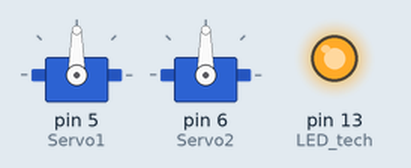
The sketch below on a simulated Arduino Uno, built with avr-gcc and run on an emulated ATmega328P. Shown: 2 × servo, output pins drawn as LEDs (lit = HIGH).

Above: at 0.1 s.
At 1.1 s:
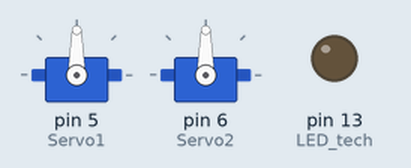
Timing chart, 0 to 2.6 s (numbered marks = the images above):
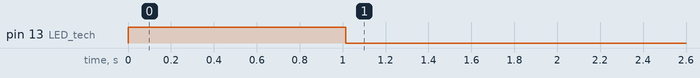

The sketch:

Program.ino
```cpp
 //////////////////////////////////////////////////////////////////////////////////////////////////////////
// SelfieBot Base © AlSHex
// 1.0
//
// Create: 27/03/2016
// Modification: 27/03/2016
//
// Description: Software for SelfieBot control. Electronics version Base 1.0
// RU: Îïèñàíèå: Ïðîãðàììà óïðàâëåíèÿ SelfieBot ñ ýëåêòðîíèêîé âåðñèè Base 1.0
//////////////////////////////////////////////////////////////////////////////////////////////////////////


#include <Servo.h>


// peripherals connecting
// RU: ïîäêëþ÷åíèå ïåðèôåðèè
const int Servo1 = 5; // servo 1 [PWM]
const int Servo2 = 6; // servo 2 [PWM]
const int LED_tech = 13; // technological LED [RU: òåõíîëîãè÷åñêèé ñâåòîäèîä]


// declaration and description of modules-functions, pinout and configuration
// RU: îáúÿâëåíèå è îïèñàíèå ìîäóëåé-ôóíêöèé, ïðèïèíîâêà è íàñòðîéêà
// ===============================
// ========== Interface ==========
// ===============================
const int UART_Speed = 9600; //UART speed

void _Interf_UART(unsigned int RST, unsigned int *Data);
// RST - reset: 0= normal functioning (RU: íîðìàëüíàÿ ðàáîòà); 1= reset [RU: ñáðîñ]
// Data - command data, control byte array, that the module changes directly in memory
// Ru: Data - äàííûå êîìàíäû, ìàññèâ áàéò óïðàâëåíèÿ, êîòîðûå ìîäóëü ìåíÿåò íàïðÿìóþ â ïàìÿòè
//
// Connecting to UART occurs via "Serial" Arduino library
// RU: Ïîäñîåäèíåíèå ê UART ïðîèñõîäèò ñ ïîìîùüþ áèáëèîòåêè Serial â Arduino

// ===================================
// ========== Control Servo ==========
// ===================================
Servo servo1;
Servo servo2;

void _Control_Servo1(unsigned int Rst, unsigned int Rst_mode, unsigned int Ctrl, unsigned int Mode); // servo for horizontal rotation [RU: ñåðâîïðèâîä ãîðèçîíòàëüíîãî ïîâîðîòà]
void _Control_Servo2(unsigned int Rst, unsigned int Rst_mode, unsigned int Ctrl, unsigned int Mode); // servo for vertical rotation [RU: ñåðâîïðèâîä âåðòèêàëüíîãî ïîâîðîòà]
// external control [RU: Âíåøíåå óïðàâëåíèå]
// RST - reset: 0= normal functioning (RU: íîðìàëüíàÿ ðàáîòà); 1= reset [RU: ñáðîñ]
// Rst_mode - servo installation type in predetermined position (default): 0 = fast installation (sends the default angle to servo); 1 = smooth installation (adjustable angle is growing slowly at the rate specified in _Control_Servo module parameter) [RU: òèï óñòàíîâêè ñåðâîïðèâîäà â çàäàííîå ïîëîæåíèå ïî óìîë÷àíèþ: 0=áûñòðàÿ óñòàíîâêà (íà ñåðâîïðèâîä âûäà¸ò óãîë ïî óìîë÷àíèþ); 1= ïëàâíàÿ óñòàíîâêà (óñòàíàâëèâàåìûé óãîë íàðàñòàåò ìåäëåííî ñî ñêîðîñòüþ, çàäàííîé â ïàðàìåòðå ìîäóëÿ _Control_Servo)]
// Ctrl - servo control data (command, the execution of which depends on the mode of operation Mode) [RU: Ctrl - äàííûå óïðàâëåíèÿ ñåðâîïðèâîäàìè (êîìàíäà, âûïîëåííèå êîòîðîé çàâèñèò îò ðåæèìà ðàáîòû Mode)]
// Mode - mode: 0 = execution of the command considering timer command execution [RU: Mode - ðåæèì óïðàâëåíèÿ: 0= âûïîëíåíèå êîìàíäû ñ ó÷¸òîì òàéìåðà âðåìåíè âûïîëíåíèÿ êîìàíäû]
//
// Internal settings [RU: Âíóòðåííèå íàñòðîéêè]
// - command values to change (increase or decrease) the angles of rotation and to stop rotation [RU: - çíà÷åíèÿ êîìàíä äëÿ èçìåíåíèÿ (óâåëè÷åíèÿ èëè óìåíüøåíèÿ) óãëîâ ïîâîðîòà è îñòàíîâêè ïîâîðîòà]
const byte Servo1_Cmd_incr = byte('A'); // command to increase angle of rotation [RU: êîìàíäà óâåëè÷åíèÿ óãëà ïîâîðîòà]
const byte Servo1_Cmd_decr = byte('D'); // command to decrease angle of rotation [RU: êîìàíäà óìåíüøåíèÿ óãëà ïîâîðîòà]
const byte Servo1_Cmd_stop = byte('x'); // stops rotation [RU: îñòàíîâêà ïîâîðîòà]
const byte Servo1_Cmd_def = byte('R'); // command to setup default angle Pg_default [RU: êîìàíäà óñòàíîâêè óãëà ïî óìîë÷àíèþ Deg_default]
const byte Servo2_Cmd_incr = byte('W'); // increasing angle of rotation [RU: óâåëè÷åíèÿ óãëà ïîâîðîòà]
const byte Servo2_Cmd_decr = byte('S'); // decreasing angle of rotation [RU: óìåíüøåíèÿ óãëà ïîâîðîòà]
const byte Servo2_Cmd_stop = Servo1_Cmd_stop; // stops rotation [RU: îñòàíîâêà ïîâîðîòà]
const byte Servo2_Cmd_def = Servo1_Cmd_def; // command to setup default angle Pg_default [RU: êîìàíäà óñòàíîâêè óãëà ïî óìîë÷àíèþ Deg_default]
// - maximum and minimum values of the angles, the angle of rotation set by default when the module is reset [RU: - ìàêñèìàëüíûå è ìèíèìàëüíûå çíà÷åíèÿ óãëîâ, óãîë ïîâîðîòà âûñòàâëÿåìûé ïî óìîë÷àíèþ ïðè ñáðîñå ìîäóëÿ]
const int Servo1_Deg_default = 90; // the angle of rotation by default  [RU: óãîë ïîâîðîòà ïî óìîë÷àíèþ]
const int Servo1_Deg_min = 0+5; // limiting minimum angle of rotation [RU: ïðåäåëüíûé ìèíèìàëüíûé óãîë ïîâîðîòà]
const int Servo1_Deg_max = 180-5; // limiting maximum angle of rotation [RU: ïðåäåëüíûé ìàêñèìàëüíûé óãîë ïîâîðîòà]
const int Servo2_Deg_default = Servo1_Deg_default; // the angle of rotation by default  [RU: óãîë ïîâîðîòà ïî óìîë÷àíèþ]
const int Servo2_Deg_min = Servo1_Deg_min; // limiting minimum angle of rotation [RU: ïðåäåëüíûé ìèíèìàëüíûé óãîë ïîâîðîòà]
const int Servo2_Deg_max = Servo1_Deg_max; // limiting maximum angle of rotation [RU: ïðåäåëüíûé ìàêñèìàëüíûé óãîë ïîâîðîòà]
// rotation speed: non-blocking delay between changes in angles of 1 degree during the rotation, if = 0 - the delay is absent [ms> = 0] [RU: - ñêîðîñòü ïîâîðîòà: íåáëîêèðóþùàÿ çàäåðæêà ìåæäó èçìåíåíèÿìè óãëîâ íà 1 ãðàäóñ ïðè ïîâîðîòå, åñëè =0 - çàäåðæêà íå âíîñèòñÿ [ìñ, >=0]]
const long Servo1_Time_rotate_deg1 = 0;
const long Servo2_Time_rotate_deg1 = Servo1_Time_rotate_deg1;
// rotation speed control at reset: the blocking delay, i.e. until a predetermined angle is set, the rest of the program will not operate [ms> 0] [RU: - ðåãóëÿòîð ñêîðîñòè ïîâîðîòà ïðè ñáðîñå: áëîêèðóþùàÿ çàäåðæêà, ò.å. ïîêà íå áóäåò óñòàíîâëåí çàäàííûé óãîë ìîäóëü íå äàñò ðàáîòàòü îñòàëüíîé ÷àñòè ïðîãðàììû [ìñ, >0]]
const int Servo1_Time_rst = Servo1_Time_rotate_deg1;
const int Servo2_Time_rst = Servo1_Time_rotate_deg1;
// - relevance period for the rotation command (with Mode = 0): after receiving a single command rotation will be stopped after a specified period or after next command is obtained [ms> 0] [RU: - âðåìÿ àêòóàëüíîñòè êîìàíäû íà ïîâîðîò (ïðè Mode=0): ïîñëå ïîëó÷åíèÿ îäíîêðàòíîé êîìàíäû ïîâîðîò áóäåò îñòàíîâëåí ÷åðåç çàäàííîå âðåìÿ èëè ïî ïîëó÷åíèþ äðóãîé êîìàíäû [ìñ, >0]]
const long Servo1_Time_rotate = 2;
const long Servo2_Time_rotate = Servo1_Time_rotate;


// ===============================
// ========== MAIN ===============
// ===============================
unsigned int CMD[1] = {0}; // interface's data, 1 byte [RU: äàííûå îò èíòåðôåéñà, 1 áàéò]


void setup() {

  // initial configuration of available pins [RU: ïåðâè÷íàÿ íàñòðîéêà äîñòóïíûõ ïèíîâ]
  pinMode(Servo1, OUTPUT); analogWrite(Servo1, 0);
  pinMode(Servo2, OUTPUT); analogWrite(Servo2, 0);
  pinMode(LED_tech, OUTPUT); digitalWrite(LED_tech, LOW);


  // module's initialization [RU: èíèöèàëèçàöèÿ ìîäóëåé]
  Serial.begin(UART_Speed);
  servo1.attach(Servo1);
  servo2.attach(Servo2);

  digitalWrite(LED_tech, HIGH); // initialization's indication - begin [RU: èíäèêàöèÿ èíèöèàëèçàöèè - íà÷àëî]
  _Control_Servo1(1, 1, CMD[0], 0); // servos are installed to the default position [RU: óñòàíîâêà ñåðâîïðèâîäîâ â ïîëîæåíèå ïî óìîë÷àíèþ]
  _Control_Servo2(1, 1, CMD[0], 0);
  delay(1000);
  digitalWrite(LED_tech, LOW); // initialization's indication - end [RU: èíäèêàöèÿ èíèöèàëèçàöèè - êîíåö]

}


void loop() {

  // reading the interface, the result will be available in CMD [RU: îïðîñ èíòåðôåéñà, ðåçóëüòàò áóäåò äîñòóïåí â CMD]
  _Interf_UART(0, CMD);

  // execution of control schemes [RU: âûïîëíåíèå ñõåì óïðàâëåíèÿ]
  _Control_Servo1(0, 1, CMD[0], 0);
  _Control_Servo2(0, 1, CMD[0], 0);

}


// ========== Interface module ==========
void _Interf_UART(unsigned int Rst, unsigned int *Data) {

unsigned int data_uart;
static unsigned int cnt_byte;

  if (Rst == 0) {
      if (Serial.available() != 0) {
        data_uart = Serial.read();

        switch (cnt_byte) { // check the integrity of the package, if there is at least one failure - reset the reception and begin the search for a new packet's header [RU: ïðîâåðêà öåëîñòíîñòè ïàêåòà, åñëè õîòü îäèí ñáîé - ñáðàñûâàåì ïðè¸ì è íà÷èíàåì ïîèñê çàãîëîâêà íîâîãî ïàêåòà]
          case 0:
            if (data_uart == byte('c')) { cnt_byte++; } else { cnt_byte = 0; }
            Data = 0;
            break;

          case 1:
            if (data_uart == byte('o')) { cnt_byte++; } else { cnt_byte = 0; }
            Data = 0;
            break;

          case 2:
            if (data_uart == byte('m')) { cnt_byte++; } else { cnt_byte = 0; }
            Data = 0;
            break;

          case 3:
            if (data_uart == byte('=')) { cnt_byte++; } else { cnt_byte = 0; }
            Data = 0;
            break;

          case 4: // if the end is reached, then the packet is correct and you may send the command [RU: åñëè äîøëè äî êîíöà, òî ïàêåò âåðåí è ìîæíî âûäàòü êîìàíäó]
            cnt_byte = 0;
            Data[0] = data_uart;
            break;

          default:
            cnt_byte = 0;
            break;
        }
     } else {
       Data[0] = 0;
     }
  } else {
    cnt_byte = 0;
    Data[0] = 0;
  }
}


// ========== Control Servo1 module ==========
void _Control_Servo1(unsigned int Rst, unsigned int Rst_mode, unsigned int Cmd, unsigned int Mode) {
// External control [RU: Âíåøíåå óïðàâëåíèå]
// RST - reset: 0= normal functioning (RU: íîðìàëüíàÿ ðàáîòà); 1= reset [RU: ñáðîñ]
// Rst_mode - servo installation type in predetermined position (default): 0 = fast installation (sends the default angle to servo); 1 = smooth installation (adjustable angle is growing slowly at the rate specified in _Control_Servo module parameter) [RU: òèï óñòàíîâêè ñåðâîïðèâîäà â çàäàííîå ïîëîæåíèå ïî óìîë÷àíèþ: 0=áûñòðàÿ óñòàíîâêà (íà ñåðâîïðèâîä âûäà¸ò óãîë ïî óìîë÷àíèþ); 1= ïëàâíàÿ óñòàíîâêà (óñòàíàâëèâàåìûé óãîë íàðàñòàåò ìåäëåííî ñî ñêîðîñòüþ, çàäàííîé â ïàðàìåòðå ìîäóëÿ _Control_Servo)]
// Ctrl - servo control data (command, the execution of which depends on the mode of operation Mode) [RU: Ctrl - äàííûå óïðàâëåíèÿ ñåðâîïðèâîäàìè (êîìàíäà, âûïîëåííèå êîòîðîé çàâèñèò îò ðåæèìà ðàáîòû Mode)]
// Mode - mode: 0 = execution of the command considering timer command execution [RU: Mode - ðåæèì óïðàâëåíèÿ: 0= âûïîëíåíèå êîìàíäû ñ ó÷¸òîì òàéìåðà âðåìåíè âûïîëíåíèÿ êîìàíäû]

// Internal settings [RU: Âíóòðåííèå íàñòðîéêè]
// - command values to change (increase or decrease) the angles of rotation and to stop rotation [RU: - çíà÷åíèÿ êîìàíä äëÿ èçìåíåíèÿ (óâåëè÷åíèÿ èëè óìåíüøåíèÿ) óãëîâ ïîâîðîòà è îñòàíîâêè ïîâîðîòà]
const byte Cmd_incr = Servo1_Cmd_incr; // êîìàíäà óâåëè÷åíèÿ óãëà ïîâîðîòà
const byte Cmd_decr = Servo1_Cmd_decr; // êîìàíäà óìåíüøåíèÿ óãëà ïîâîðîòà
const byte Cmd_stop = Servo1_Cmd_stop; // êîìàíäà îñòàíîâêà ïîâîðîòà
const byte Cmd_def = Servo1_Cmd_def; // êîìàíäà óñòàíîâêè óãëà ïî óìîë÷àíèþ Deg_default
// - ìàêñèìàëüíûå è ìèíèìàëüíûå çíà÷åíèÿ óãëîâ, óãîë ïîâîðîòà âûñòàâëÿåìûé ïî óìîë÷àíèþ ïðè ñáðîñå ìîäóëÿ
const int Deg_default = Servo1_Deg_default; // óãîë ïîâîðîòà ïî óìîë÷àíèþ
const int Deg_min = Servo1_Deg_min; // ïðåäåëüíûé ìèíèìàëüíûé óãîë ïîâîðîòà
const int Deg_max = Servo1_Deg_max; // ïðåäåëüíûé ìàêñèìàëüíûé óãîë ïîâîðîòà
// - ñêîðîñòü ïîâîðîòà: íåáëîêèðóþùàÿ çàäåðæêà ìåæäó èçìåíåíèÿìè óãëîâ íà 1 ãðàäóñ ïðè ïîâîðîòå, åñëè =0 - çàäåðæêà íå âíîñèòñÿ [ìñ, >=0]
const long Time_rotate_deg1 = Servo1_Time_rotate_deg1;
// - ðåãóëÿòîð ñêîðîñòè ïîâîðîòà ïðè ñáðîñå: áëîêèðóþùàÿ çàäåðæêà, ò.å. ïîêà íå áóäåò óñòàíîâëåí çàäàííûé óãîë ìîäóëü íå äàñò ðàáîòàòü îñòàëüíîé ÷àñòè ïðîãðàììû [ìñ, >0]
const int Time_rst = Servo1_Time_rst;
// - âðåìÿ àêòóàëüíîñòè êîìàíäû íà ïîâîðîò (ïðè Mode=0): ïîñëå ïîëó÷åíèÿ îäíîêðàòíîé êîìàíäû ïîâîðîò áóäåò îñòàíîâëåí ÷åðåç çàäàííîå âðåìÿ èëè ïî ïîëó÷åíèþ äðóãîé êîìàíäû [ìñ, >0]
const long Time_rotate = Servo1_Time_rotate;

static signed int deg; // óãîë ïîâîðîòà íà ñåðâîïðèâîä
static unsigned int incr, decr; // óïðàâëÿþùèå ñèãíàëû äëÿ àëãîðèòìà ñîâåðøåíèÿ ïîâîðîòà
static unsigned long time_cmd_detect, time_rotate_detect = 0; // çíà÷åíèå âðåìåíè ïîëó÷åíèÿ êîìàíäû è âðåìåíè ïîñëåäíåãî èçìåí¸íèÿ óãëà ïîâîðîòà

  if (Rst == 0 & Cmd != Cmd_def) {

    if (Mode == 0) { // âûïîëíåíèå êîìàíäû ñ ó÷¸òîì òàéìåðà âðåìåíè âûïîëíåíèÿ êîìàíäû
      if (Cmd == Cmd_incr) {
        incr = 1;
        decr = 0;
        time_cmd_detect = millis();
      } else if (Cmd == Cmd_decr) {
        incr = 0;
        decr = 1;
        time_cmd_detect = millis();
      } else if (Cmd == Cmd_stop) {
        incr = 0;
        decr = 0;
      }

      if (millis() - time_cmd_detect > Time_rotate) {
        incr = 0;
        decr = 0;
      }
    }

    if (Time_rotate_deg1 == 0) { // rotation algorithm [RU: àëãîðèòì ïîâîðîòà]
        if (incr == 1) {
          if (deg < Deg_max) { deg++; } // rotate towards 180 [RU: ïîâîðà÷èâàåì ê 180]
        } else if (decr == 1) {
          if (deg > Deg_min) { deg--; } // rotate towards 0 [RU: ïîâîðà÷èâàåì ê 0]
        }
        servo1.write(deg);
    } else {
      if (millis() - time_rotate_detect > Time_rotate_deg1) { // Delay while rotating - rotation speed control [RU: çàäåðæêà ïðè ïîâîðîòå - ðåãóëèðîâàíèå ñêîðîñòè ïîâîðîòà]
        if (incr == 1) {
          if (deg < Deg_max) { // rotate towards 180 [RU: ïîâîðà÷èâàåì ê 180]
            deg++;
            time_rotate_detect = millis();
          }
        } else if (decr == 1) { // rotate towards 0 [RU: ïîâîðà÷èâàåì ê 0]
          if (deg > Deg_min) {
            deg--;
            time_rotate_detect = millis();
          }
        }
        servo1.write(deg);
      }
    }

  } else {

    // default settings [RU: óñòàíîâêà ïî óìîë÷àíèþ]
    while (deg != Deg_default) {
      if (Rst_mode == 0) {
        servo1.write(Deg_default);
        deg = Deg_default;
      } else {
        if (deg < Deg_default) { deg++; } else { deg--; }
        servo1.write(deg);
        delay(Time_rst);
      }
    }

    incr = 0;
    decr = 0;
  }
}


// ========== Control Servo2 module ==========
void _Control_Servo2(unsigned int Rst, unsigned int Rst_mode, unsigned int Cmd, unsigned int Mode) {
// external control [RU: Âíåøíåå óïðàâëåíèå]
// RST - reset: 0= normal functioning (RU: íîðìàëüíàÿ ðàáîòà); 1= reset [RU: ñáðîñ]
// Rst_mode - òèï óñòàíîâêè ñåðâîïðèâîäà â çàäàííîå ïîëîæåíèå ïî óìîë÷àíèþ: 0=áûñòðàÿ óñòàíîâêà (íà ñåðâîïðèâîä âûäà¸ò óãîë ïî óìîë÷àíèþ); 1= ïëàâíàÿ óñòàíîâêà (óñòàíàâëèâàåìûé óãîë íàðàñòàåò ìåäëåííî ñî ñêîðîñòüþ, çàäàííîé â ïàðàìåòðå ìîäóëÿ _Control_Servo)
// Ctrl - äàííûå óïðàâëåíèÿ ñåðâîïðèâîäàìè (êîìàíäà, âûïîëåííèå êîòîðîé çàâèñèò îò ðåæèìà ðàáîòû Mode)
// Mode - ðåæèì óïðàâëåíèÿ: 0= âûïîëíåíèå êîìàíäû ñ ó÷¸òîì òàéìåðà âðåìåíè âûïîëíåíèÿ êîìàíäû

// Âíóòðåííèå íàñòðîéêè
// - çíà÷åíèÿ êîìàíä äëÿ èçìåíåíèÿ (óâåëè÷åíèÿ èëè óìåíüøåíèÿ) óãëîâ ïîâîðîòà è îñòàíîâêè ïîâîðîòà
const byte Cmd_incr = Servo2_Cmd_incr; // êîìàíäà óâåëè÷åíèÿ óãëà ïîâîðîòà
const byte Cmd_decr = Servo2_Cmd_decr; // êîìàíäà óìåíüøåíèÿ óãëà ïîâîðîòà
const byte Cmd_stop = Servo2_Cmd_stop; // êàìàíäà îñòàíîâêè ïîâîðîòà
const byte Cmd_def = Servo2_Cmd_def; // êîìàíäà óñòàíîâêè óãëà ïî óìîë÷àíèþ Deg_default
// - ìàêñèìàëüíûå è ìèíèìàëüíûå çíà÷åíèÿ óãëîâ, óãîë ïîâîðîòà âûñòàâëÿåìûé ïî óìîë÷àíèþ ïðè ñáðîñå ìîäóëÿ
const int Deg_default = Servo2_Deg_default; // óãîë ïîâîðîòà ïî óìîë÷àíèþ
const int Deg_min = Servo2_Deg_min; // ïðåäåëüíûé ìèíèìàëüíûé óãîë ïîâîðîòà
const int Deg_max = Servo2_Deg_max; // ïðåäåëüíûé ìàêñèìàëüíûé óãîë ïîâîðîòà
// - ñêîðîñòü ïîâîðîòà: íåáëîêèðóþùàÿ çàäåðæêà ìåæäó èçìåíåíèÿìè óãëîâ íà 1 ãðàäóñ ïðè ïîâîðîòå, åñëè =0 - çàäåðæêà íå âíîñèòñÿ [ìñ, >=0]
const long Time_rotate_deg1 = Servo2_Time_rotate_deg1;
// - ðåãóëÿòîð ñêîðîñòè ïîâîðîòà ïðè ñáðîñå: áëîêèðóþùàÿ çàäåðæêà, ò.å. ïîêà íå áóäåò óñòàíîâëåí çàäàííûé óãîë ìîäóëü íå äàñò ðàáîòàòü îñòàëüíîé ÷àñòè ïðîãðàììû [ìñ, >0]
const int Time_rst = Servo2_Time_rst;
// - âðåìÿ àêòóàëüíîñòè êîìàíäû íà ïîâîðîò (ïðè Mode=0): ïîñëå ïîëó÷åíèÿ îäíîêðàòíîé êîìàíäû ïîâîðîò áóäåò îñòàíîâëåí ÷åðåç çàäàííîå âðåìÿ èëè ïî ïîëó÷åíèþ äðóãîé êîìàíäû [ìñ, >0]
const long Time_rotate = Servo2_Time_rotate;

static unsigned int deg; // óãîë ïîâîðîòà íà ñåðâîïðèâîä
static unsigned int incr, decr; // óïðàâëÿþùèå ñèãíàëû äëÿ àëãîðèòìà ñîâåðøåíèÿ ïîâîðîòà
static unsigned long time_cmd_detect, time_rotate_detect = 0; // çíà÷åíèå âðåìåíè ïîëó÷åíèÿ êîìàíäû è âðåìåíè ïîñëåäíåãî èçìåí¸íèÿ óãëà ïîâîðîòà

  if (Rst == 0 & Cmd != Cmd_def) {

    if (Mode == 0) { // âûïîëíåíèå êîìàíäû ñ ó÷¸òîì òàéìåðà âðåìåíè âûïîëíåíèÿ êîìàíäû
      if (Cmd == Cmd_incr) {
        incr = 1;
        decr = 0;
        time_cmd_detect = millis();
      } else if (Cmd == Cmd_decr) {
        incr = 0;
        decr = 1;
        time_cmd_detect = millis();
      } else if (Cmd == Cmd_stop) {
        incr = 0;
        decr = 0;
      }

      if (millis() - time_cmd_detect > Time_rotate) {
        incr = 0;
        decr = 0;
      }
    }

    if (Time_rotate_deg1 == 0) { // rotation algorithm [RU: àëãîðèòì ïîâîðîòà]
        if (incr == 1) {
          if (deg < Deg_max) { deg++; } // rotate towards 180 [RU: ïîâîðà÷èâàåì ê 180]
        } else if (decr == 1) {
          if (deg > Deg_min) { deg--; } // rotate towards 0 [RU: ïîâîðà÷èâàåì ê 0]
        }
        servo2.write(deg);
    } else {
      if (millis() - time_rotate_detect > Time_rotate_deg1) { // Delay while rotating - rotation speed control [RU: çàäåðæêà ïðè ïîâîðîòå - ðåãóëèðîâàíèå ñêîðîñòè ïîâîðîòà]
        if (incr == 1) {
          if (deg < Deg_max) { // rotate towards 180 [RU: ïîâîðà÷èâàåì ê 180]
            deg++;
            time_rotate_detect = millis();
          }
        } else if (decr == 1) { // rotate towards 0 [RU: ïîâîðà÷èâàåì ê 0]
          if (deg > Deg_min) {
            deg--;
            time_rotate_detect = millis();
          }
        }
        servo2.write(deg);
      }
    }

  } else {

    // default settings [RU: óñòàíîâêà ïî óìîë÷àíèþ]
    while (deg != Deg_default) {
      if (Rst_mode == 0) {
        servo2.write(Deg_default);
        deg = Deg_default;
      } else {
        if (deg < Deg_default) { deg++; } else { deg--; }
        servo2.write(deg);
        delay(Time_rst);
      }
    }

    incr = 0;
    decr = 0;
  }
}
```
